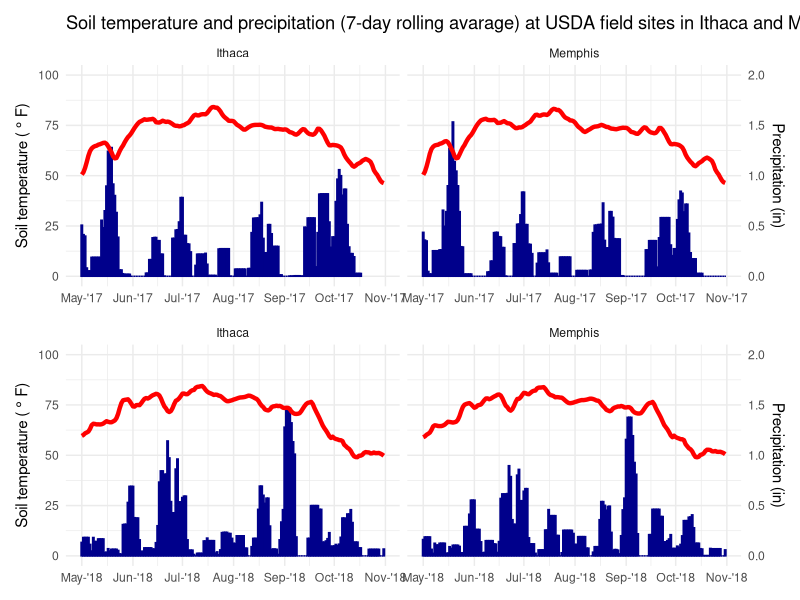

Recreate this plot in R.

library("tidyverse")
library("ggplot2")
library("zoo") # for rolling averages
library("patchwork") # to stitch plots together


w <- read.csv("weather_data.csv", header = TRUE)
w$year <- paste0("Y", as.character(w$year))
w$date <- as.character(w$date)
w$date <- as.Date(w$date, format = "%m/%d/%y")


weather_data <- w %>%
  select(location, year, date, soil_temp_F, precip_in) %>%
  group_by(year) %>%
  mutate(soil_temp_roll = rollmean(soil_temp_F, 7, na.pad = TRUE)) %>%
  mutate(precip_roll = rollmean(precip_in, 7, na.pad = TRUE))


w_2017 <- subset(weather_data, year == "Y2017") %>%
  subset(date >= as.Date("2017-05-01") & date <= as.Date("2017-10-31")) ##subset May 1st to October 31st


weather_plot_2017 <- ggplot(w_2017) + 
  geom_bar(mapping = aes(x = date, y = precip_roll * 100), stat = "identity", fill = "blue", color= "darkblue") +
  geom_line(mapping = aes(x = date, y = soil_temp_roll), color = "red", size = 1.5) +
  scale_y_continuous(name = expression("Soil temperature ("~degree~"F)"),
    sec.axis = sec_axis(~ . * 1/50 , name = "Precipitation (in)"), limits = c(0, 100)) +
  facet_wrap(~location) +
  theme_minimal() +
  theme(axis.title.x = element_blank()) +
  scale_x_date(date_labels = "%b-'%y", date_breaks="1 month") +
  ggtitle("Soil temperature and precipitation (7-day rolling avarage) at USDA field sites in Ithaca and Memphis NE")
  
#weather_plot_2017



w_2018 <- subset(weather_data, year == "Y2018") %>%
  subset(date >= as.Date("2018-05-01") & date <= as.Date("2018-10-31")) ##subset May 1st to October 31st


weather_plot_2018 <- ggplot(w_2018) + 
  geom_bar(mapping = aes(x = date, y = precip_roll * 100), stat = "identity", fill = "blue", color= "darkblue") +
  geom_line(mapping = aes(x = date, y = soil_temp_roll), color = "red", size = 1.5) +
  scale_y_continuous(name = expression("Soil temperature ("~degree~"F)"),
    sec.axis = sec_axis(~ . * 1/50 , name = "Precipitation (in)"), limits = c(0, 100)) +
  facet_wrap(~location) +
  theme_minimal() +
  theme(axis.title.x = element_blank()) +
  scale_x_date(date_labels = "%b-'%y", date_breaks="1 month")

#weather_plot_2018


# for info about date and time formatting see help page ?strptime

weather_plot_2017 + weather_plot_2018 + plot_layout(ncol = 1)
